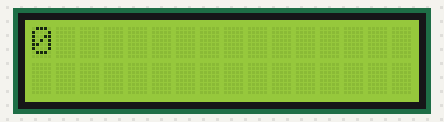
Recording of a sketch running on a simulated Arduino Uno, built with avr-gcc and run on an emulated ATmega328P. Shown: 16×2 character LCD.

Above: at 2.1 s.
At 6.6 s:
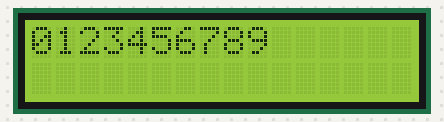
At 11.6 s:
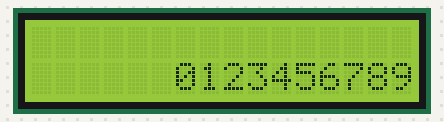
At 20.7 s:
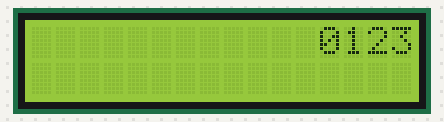
At 29.7 s:
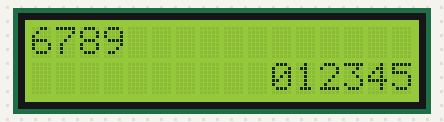
At 39.2 s:
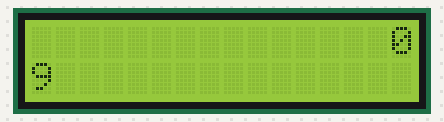

Measured:
- what the display in image 0 shows lasts 0.5 s, from 2.1 s to 2.6 s

The sketch:

my1602LCDHelloWorld-OK.ino
```cpp
//YWROBOT
//Compatible with the Arduino IDE 1.0
//Library version:1.1
#include <Wire.h>
#include <LiquidCrystal_I2C.h>

//LiquidCrystal_I2C lcd(0x3F,20,4);  // set the LCD address to 0x27 for a 16 chars and 2 line display
LiquidCrystal_I2C lcd(0x3F,16,2);  // set the LCD address to 0x27 for a 16 chars and 2 line display

void setup()
{
  lcd.init();                      // initialize the lcd

  // Print a message to the LCD.
  lcd.backlight();
  // setCursor(ColumnNo from 0 to 1, Row no from 0 to 1)
  //lcd.setCursor(0,0);
  //lcd.print("kick.ass@mail.com");
  //lcd.setCursor(1,1);
  //lcd.print("Hadapsar, PUNE");

  // wait for 2 secs before starting L/R scroll
  delay(2000);

}


void loop()
{
    // set the cursor to (0,0):
  lcd.setCursor(0, 0);
  // print from 0 to 9:
  for (int thisChar = 0; thisChar < 10; thisChar++) {
    lcd.print(thisChar);
    delay(500);
  }

  // set the cursor to (16,1):
  lcd.setCursor(16, 1);
  // set the display to automatically scroll:
  lcd.autoscroll();
  // print from 0 to 9:
  for (int thisChar = 0; thisChar < 10; thisChar++) {
    lcd.print(thisChar);
    delay(500);
  }
}

//// Scroll left and right
////https://www.arduino.cc/en/Tutorial/LiquidCrystalScroll
//void loop() {
//  // scroll 13 positions (string length) to the left
//  // to move it offscreen left:
//  for (int positionCounter = 0; positionCounter < 32; positionCounter++) {
//    // scroll one position left:
//    lcd.scrollDisplayLeft();
//    // wait a bit:
//    delay(250);
//  }
//
//  // scroll 29 positions (string length + display length) to the right
//  // to move it offscreen right:
//  for (int positionCounter = 0; positionCounter < 32; positionCounter++) {
//    // scroll one position right:
//    lcd.scrollDisplayRight();
//    // wait a bit:
//    delay(250);
//  }
//
//  // scroll 16 positions (display length + string length) to the left
//  // to move it back to center:
//  //for (int positionCounter = 0; positionCounter < 32; positionCounter++) {
//    // scroll one position left:
//  //  lcd.scrollDisplayLeft();
//    // wait a bit:
//  //  delay(250);
//  //}
//
//  // delay at the end of the full loop:
//  delay(1000);
//
//}
```
